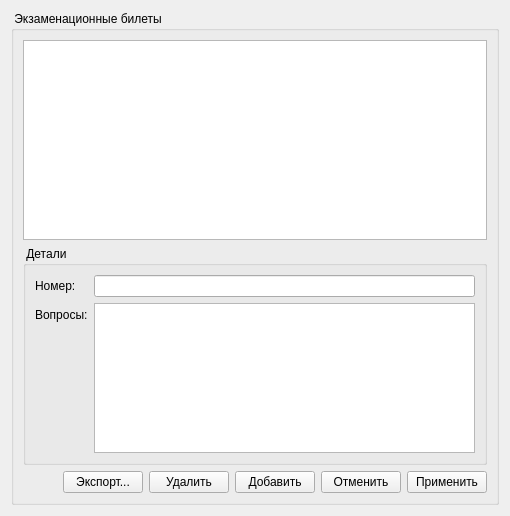
          <widget class="QWidget" name="tab_18">
           <attribute name="title">
            <string>Билеты</string>
           </attribute>
           <layout class="QVBoxLayout" name="verticalLayout_18">
            <item>
             <widget class="QGroupBox" name="groupBox_9">
              <property name="title">
               <string> Экзаменационные билеты </string>
              </property>
              <layout class="QVBoxLayout" name="verticalLayout_3">
               <item>
                <widget class="QTableView" name="cardsTableView">
                 <property name="minimumSize">
                  <size>
                   <width>0</width>
                   <height>200</height>
                  </size>
                 </property>
                 <property name="gridStyle">
                  <enum>Qt::DashLine</enum>
                 </property>
                </widget>
               </item>
               <item>
                <widget class="QGroupBox" name="groupBox_8">
                 <property name="title">
                  <string> Детали </string>
                 </property>
                 <property name="flat">
                  <bool>false</bool>
                 </property>
                 <layout class="QFormLayout" name="formLayout_4">
                  <item row="0" column="0">
                   <widget class="QLabel" name="label_11">
                    <property name="text">
                     <string>Номер:</string>
                    </property>
                   </widget>
                  </item>
                  <item row="0" column="1">
                   <widget class="QLineEdit" name="cardNumberEdit"/>
                  </item>
                  <item row="1" column="0">
                   <widget class="QLabel" name="label">
                    <property name="text">
                     <string>Вопросы:</string>
                    </property>
                   </widget>
                  </item>
                  <item row="1" column="1">
                   <widget class="QPlainTextEdit" name="cardQuestionEdit1">
                    <property name="sizePolicy">
                     <sizepolicy hsizetype="Expanding" vsizetype="Preferred">
                      <horstretch>0</horstretch>
                      <verstretch>0</verstretch>
                     </sizepolicy>
                    </property>
                    <property name="maximumSize">
                     <size>
                      <width>16777215</width>
                      <height>150</height>
                     </size>
                    </property>
                   </widget>
                  </item>
                 </layout>
                </widget>
               </item>
               <item>
                <layout class="QHBoxLayout" name="horizontalLayout_5">
                 <item>
                  <spacer name="horizontalSpacer_3">
                   <property name="orientation">
                    <enum>Qt::Horizontal</enum>
                   </property>
                   <property name="sizeHint" stdset="0">
                    <size>
                     <width>40</width>
                     <height>20</height>
                    </size>
                   </property>
                  </spacer>
                 </item>
                 <item>
                  <widget class="QPushButton" name="exportCardsButton">
                   <property name="text">
                    <string>Экспорт...</string>
                   </property>
                  </widget>
                 </item>
                 <item>
                  <widget class="QPushButton" name="deleteCardButton">
                   <property name="text">
                    <string>Удалить</string>
                   </property>
                  </widget>
                 </item>
                 <item>
                  <widget class="QPushButton" name="addCardButton">
                   <property name="text">
                    <string>Добавить</string>
                   </property>
                  </widget>
                 </item>
                 <item>
                  <widget class="QPushButton" name="cancelCardsButton">
                   <property name="text">
                    <string>Отменить</string>
                   </property>
                  </widget>
                 </item>
                 <item>
                  <widget class="QPushButton" name="applyCardsButton">
                   <property name="text">
                    <string>Применить</string>
                   </property>
                  </widget>
                 </item>
                </layout>
               </item>
              </layout>
             </widget>
            </item>
           </layout>
          </widget>
